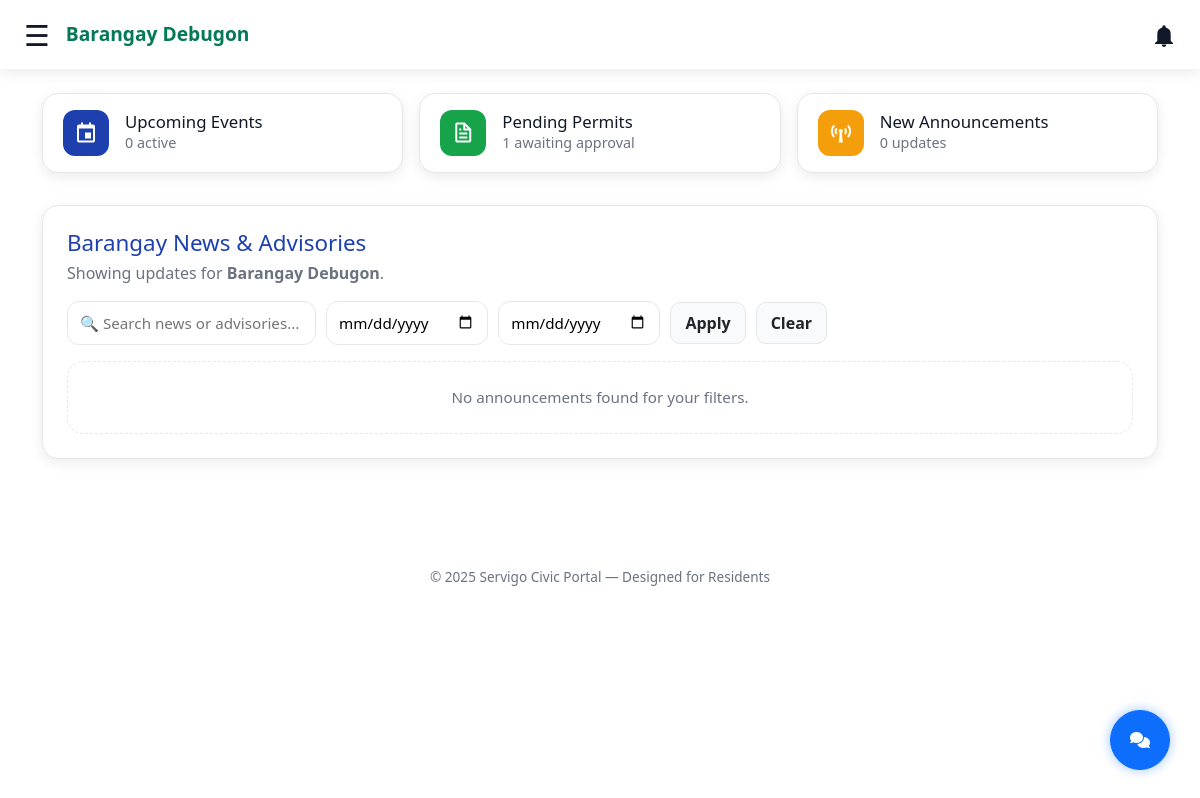
Page /Resident/residentsPage.php (signed in) on the earlier database version.
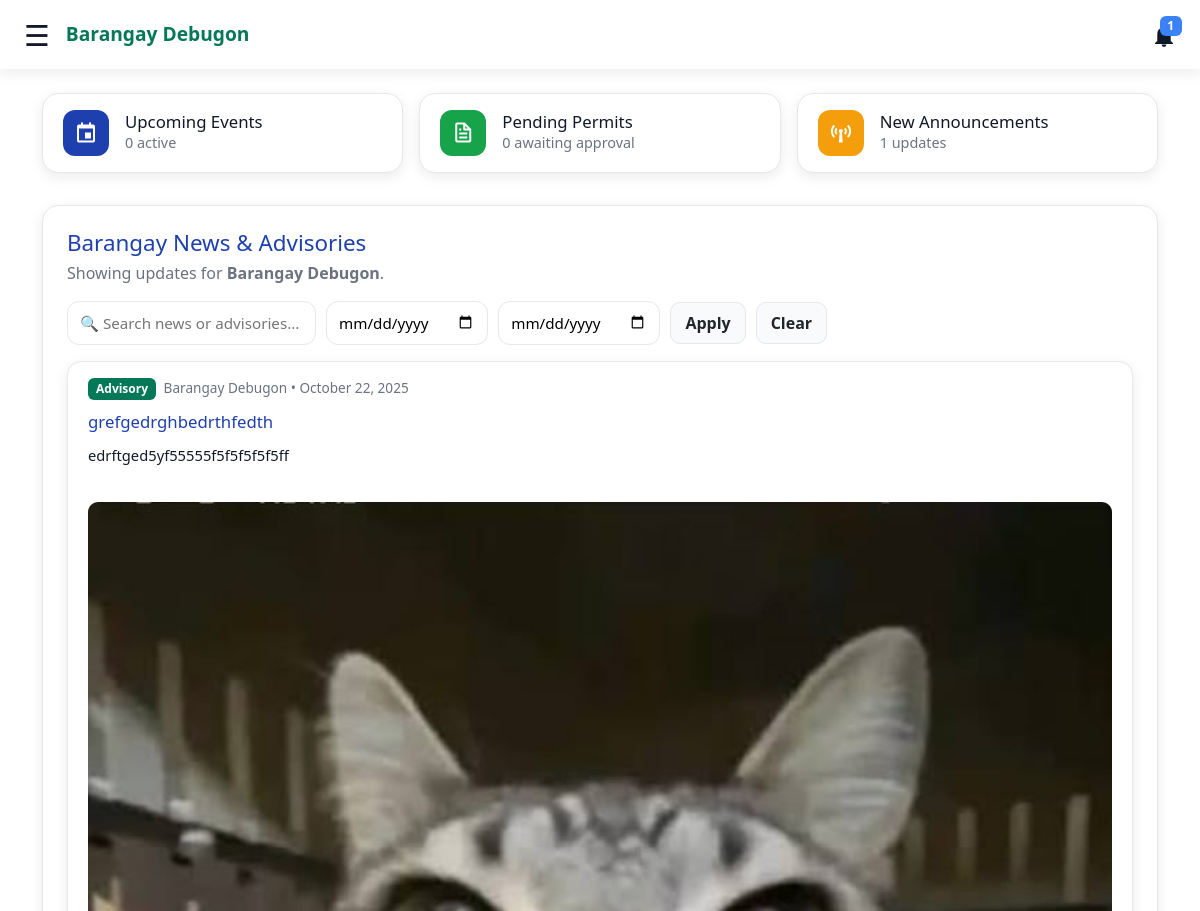
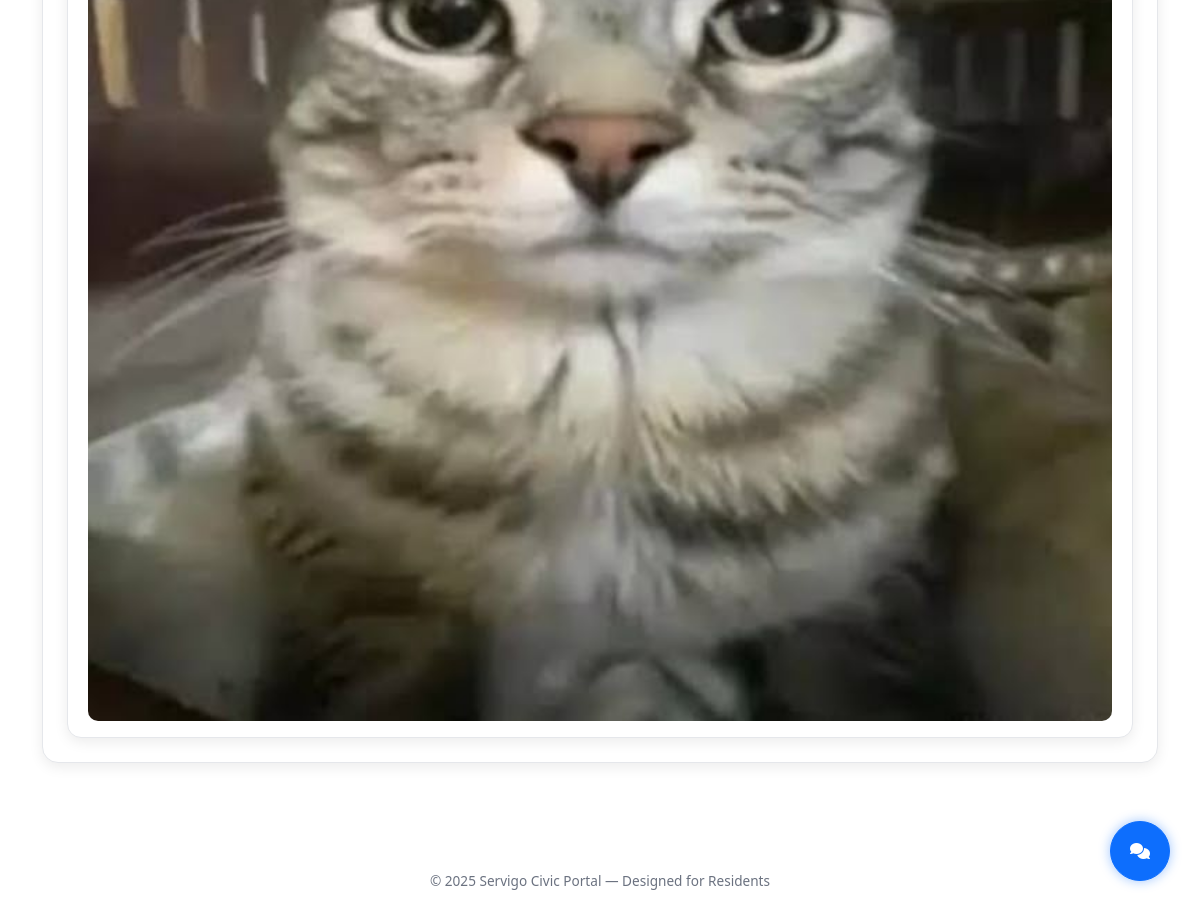
Same page on the later database version (2 pictures, top to bottom).
### tables this page shows
CREATE TABLE `announcements` (
  `id` bigint(20) NOT NULL,
  `barangay_name` text NOT NULL,
  `title` text NOT NULL,
  `description` text NOT NULL,
  `category` varchar(100) NOT NULL DEFAULT 'Advisory',
  `image_url` text DEFAULT NULL,
  `image_path` text DEFAULT NULL,
  `created_at` datetime DEFAULT current_timestamp()
);

### Resident/residentsPage.php (the view, shortened to what this page needs)
<?php
include 'Components/topbar.php';
$resident_id = $_SESSION['sg_id'] ?? null;
$barangay    = $_SESSION['sg_brgy'] ?? 'Unknown Barangay';
$today = date('Y-m-d H:i:s');
$eventCount = 0;
$stmt = $conn->prepare("SELECT COUNT(*) FROM barangay_events WHERE barangay_name=? AND start_date >= ?");
$stmt->bind_param("ss", $barangay, $today);
$stmt->execute();
$stmt->bind_result($eventCount);
$permitCount = 0;
if ($resident_id) {
  $tables = [
    "barangay_clearance_requests",
    "residency_requests",
    "indigency_requests",
    "goodmoral_requests",
    "soloparent_requests",
    "latebirth_requests",
    "norecord_requests",
    "ojt_requests",
    "business_permit_requests"
  ];
  foreach ($tables as $tbl) {
    if ($conn->query("SHOW TABLES LIKE '$tbl'")->num_rows > 0) {
      $stmt = $conn->prepare("SELECT COUNT(*) FROM `$tbl` WHERE resident_id=? AND status='Pending'");
      $stmt->bind_param("i", $resident_id);
      $stmt->execute();
      $stmt->bind_result($count);
      $permitCount += $count;
    }
  }
}
$announcementCount = 0;
$stmt = $conn->prepare("SELECT COUNT(*) FROM announcements WHERE barangay_name=?");
$stmt->bind_param("s", $barangay);
$stmt->execute();
$stmt->bind_result($announcementCount);
$q        = trim($_GET['q'] ?? '');
$from     = $_GET['from'] ?? '';
$to       = $_GET['to'] ?? '';
$sql = "SELECT id, barangay_name, title, description, category, image_url, created_at
        FROM announcements
        WHERE barangay_name = ?";
$params = [$barangay];
$types  = "s";
$sql .= " ORDER BY created_at DESC";
$stmt = $conn->prepare($sql);
$stmt->bind_param($types, ...$params);
$stmt->execute();
$result = $stmt->get_result();
$announcements = $result->fetch_all(MYSQLI_ASSOC);
?>
<!DOCTYPE html>
<html lang="en">
<head>
<link href="https://unpkg.com/boxicons@2.1.4/css/boxicons.min.css" rel="stylesheet">
</head>
<body>
<main class="container">
  <section class="summary-grid">
    <div class="summary-card">
      <div class="summary-icon events"><i class='bx bx-calendar-event'></i></div>
      <div class="summary-info">
        <h4>Upcoming Events</h4>
        <p><?= $eventCount ?> active</p>
      </div>
    </div>
    <div class="summary-card">
      <div class="summary-icon permits"><i class='bx bx-file'></i></div>
      <div class="summary-info">
        <h4>Pending Permits</h4>
        <p><?= $permitCount ?> awaiting approval</p>
      </div>
    </div>
    <div class="summary-card">
      <div class="summary-icon announcements"><i class='bx bx-broadcast'></i></div>
      <div class="summary-info">
        <h4>New Announcements</h4>
        <p><?= $announcementCount ?> updates</p>
      </div>
    </div>
  </section>
  <section class="dashboard-card">
    <h2>Barangay News & Advisories</h2>
    <p class="muted">Showing updates for <strong><?= htmlspecialchars($barangay) ?></strong>.</p>
    <form method="GET" class="controls">
      <input id="q" name="q" class="input" value="<?= htmlspecialchars($q) ?>" placeholder="🔍 Search news or advisories...">
      <input id="from" name="from" type="date" class="input" value="<?= htmlspecialchars($from) ?>">
      <input id="to" name="to" type="date" class="input" value="<?= htmlspecialchars($to) ?>">
      <button type="submit" class="ghost">Apply</button>
      <a href="residentsPage.php" class="ghost">Clear</a>
    </form>
    <div class="news-grid">
      <?php if (empty($announcements)): ?>
        <div class="empty">No announcements found for your filters.</div>
      <?php else: ?>
        <?php foreach ($announcements as $item): ?>
          <article class="news">
            <div class="meta">
              <span class="tag"><?= htmlspecialchars($item['category']) ?></span>
              <?= htmlspecialchars($item['barangay_name']) ?> • <?= date('F j, Y', strtotime($item['created_at'])) ?>
            </div>
            <h3><?= htmlspecialchars($item['title']) ?></h3>
            <p class="desc"><?= nl2br(htmlspecialchars($item['description'])) ?></p>
            <?php if (!empty($item['image_url'])): ?>
              <img src="/<?= ltrim(htmlspecialchars($item['image_url']), '/') ?>" alt="Announcement Image" style="width:100%;border-radius:10px;margin-top:.5rem;">
            <?php endif; ?>
          </article>
        <?php endforeach; ?>
      <?php endif; ?>
    </div>
  </section>
</main>
<footer>© 2025 Servigo Civic Portal — Designed for Residents</footer>
</body>
</html>

### Resident/Components/topbar.php (shortened to what this page needs)
<?php
require_once(__DIR__ . "/../../Database/connection.php");
$resident_id = $_SESSION['sg_id'];
$barangay    = $_SESSION['sg_brgy'];
$unreadCount = 0;
$stmt = $conn->prepare("
  SELECT id, title, message, link, is_read, created_at
  FROM notifications
  WHERE recipient_type='resident' AND recipient_id=? AND barangay_name=?
  ORDER BY created_at DESC LIMIT 20
");
$stmt->bind_param("is", $resident_id, $barangay);
$stmt->execute();
$result = $stmt->get_result();
while ($row = $result->fetch_assoc()) {
  if (!$row['is_read']) $unreadCount++;
}
?>
<!DOCTYPE html>
<html lang="en">
<head>
<link rel="stylesheet" href="https://cdn.jsdelivr.net/npm/bootstrap-icons@1.11.3/font/bootstrap-icons.min.css">
</head>
<body>
<header class="topbar">
  <div class="left-group">
    <button id="menu-toggle">&#9776;</button>
    <div class="title"><?= htmlspecialchars($barangay) ?></div>
  </div>
  <div class="bell" id="bell">
    <svg xmlns="http://www.w3.org/2000/svg" viewBox="0 0 24 24">
      <path d="M12 24a2.4 2.4 0 0 0 2.4-2.4h-4.8A2.4 2.4 0 0 0 12 24zm6.7-6V11a6.7 6.7 0 0 0-5-6.4V4a1.7 1.7 0 1 0-3.4 0v.6A6.7 6.7 0 0 0 5.3 11v7L3 20v1h18v-1l-2.3-2z"/>
    </svg>
    <?php if ($unreadCount > 0): ?>
      <div class="badge" id="badge"><?= $unreadCount ?></div>
    <?php endif; ?>
  </div>
</header>
</body>
</html>

### Resident/Components/topbar.php (style rules this page uses)
:root { --brand-green:#047857;--accent-blue:#3b82f6; --bg:#f9fafb;--text:#1e293b;--white:#fff;--muted:#64748b; --shadow:0 2px 8px rgba(0,0,0,.08);--radius:12px;--transition:.25s ease; }
* { margin:0;padding:0;box-sizing:border-box; }
body { font-family:"Parkinsans","Outfit",sans-serif;background:var(--bg);color:var(--text); }
.topbar { width:100%;background:var(--white);box-shadow:var(--shadow); display:flex;align-items:center;justify-content:space-between; padding:.8rem 1.5rem;position:sticky;top:0;z-index:1000; }
.left-group { display:flex;align-items:center;gap:1rem; }
#menu-toggle { background:none;border:none;font-size:1.8rem;color:var(--text);cursor:pointer; }
.title { font-size:1.2rem;font-weight:600;color:var(--brand-green); }
.bell { position:relative;cursor:pointer; }
.badge { position:absolute;top:-6px;right:-6px;background:var(--accent-blue);color:#fff; font-size:.7rem;padding:2px 5px;border-radius:8px;animation:pulse 1.6s infinite; }
.bell svg { width:24px;height:24px;fill:var(--text);transition:var(--transition); }

### Resident/residentsPage.php (style rules this page uses)
:root { --brand-green:#047857; --brand-blue:#1e40af; --accent:#16a34a; --muted:#6b7280; --text:#111827; --white:#fff; --bg:#f5f7fa; --border:#e5e7eb; --shadow:0 4px 14px rgba(0,0,0,0.08); --radius:16px; --transition:0.3s ease; }
* { box-sizing:border-box;margin:0;padding:0 }
body { font-family:"Parkinsans","Outfit","Roboto",system-ui,sans-serif; background:var(--bg); color:var(--text); line-height:1.6; }
a { text-decoration:none;color:inherit }
.container { max-width:1200px;margin:auto;padding:24px 16px }
section { margin-bottom:2rem }
.summary-grid { display:grid;gap:1rem; grid-template-columns:repeat(auto-fit,minmax(220px,1fr)); margin-bottom:2rem; }
.summary-card { background:var(--white); border-radius:var(--radius); border:1px solid var(--border); box-shadow:var(--shadow); padding:1rem 1.25rem; display:flex;align-items:center;gap:1rem; transition:transform var(--transition),box-shadow var(--transition); }
.summary-icon { width:46px;height:46px;border-radius:12px; display:flex;align-items:center;justify-content:center; font-size:1.5rem;color:#fff; }
.summary-icon.events { background:var(--brand-blue) }
.summary-icon.permits { background:var(--accent) }
.summary-icon.announcements { background:#f59e0b }
.summary-info h4 { margin:0;font-size:1.05rem;color:var(--text) }
.summary-info p { margin:0;font-size:.9rem;color:var(--muted) }
.dashboard-card { background:var(--white); border:1px solid var(--border); border-radius:var(--radius); box-shadow:var(--shadow); padding:1.5rem; transition:var(--transition); }
.dashboard-card h2 { color:var(--brand-blue); font-size:1.4rem; margin-bottom:.25rem; }
.dashboard-card p.muted { color:var(--muted);margin-bottom:1rem }
.controls { display:flex;flex-wrap:wrap;gap:10px; margin-bottom:1rem;align-items:center; }
.input { border:1px solid var(--border); border-radius:12px; padding:10px 12px; font-size:.95rem; }
.ghost { all:unset; cursor:pointer; border:1px solid var(--border); padding:8px 14px; border-radius:10px; font-weight:600; background:#f9fafb; transition:var(--transition); }
.news-grid { display:grid; grid-template-columns:repeat(auto-fit,minmax(320px,1fr)); gap:1rem; }
.news { background:var(--white); border:1px solid var(--border); border-radius:14px; padding:1rem 1.25rem; box-shadow:var(--shadow); display:flex;flex-direction:column; gap:.75rem; animation:fadeIn .5s ease; }
.news h3 { margin:0;font-size:1.05rem;color:var(--brand-blue) }
.news .meta { font-size:.85rem; color:var(--muted); }
.news .desc { font-size:.92rem; color:var(--text); line-height:1.45; overflow:hidden; white-space:pre-wrap; max-height:6.2em; transition:max-height .3s ease; }
.news .tag { display:inline-block; background:var(--brand-green); color:#fff; padding:2px 8px; border-radius:6px; font-size:.75rem; font-weight:600; margin-right:4px; }
footer { text-align:center; color:var(--muted); font-size:.85rem; padding:20px; margin-top:2rem; }
.empty { text-align:center; color:var(--muted); padding:1.5rem; border:1px dashed var(--border); border-radius:var(--radius); font-size:.95rem; }

Differences in the rows shown:
added announcements: category "Advisory", barangay_name "Barangay Debugon", created_at "October 22, 2025", title "grefgedrghbedrthfedth", description "edrftged5yf55555f5f5f5f5f5ff", image_url (picture)
Other differences:
$unreadCount: (not shown) → "1"
$permitCount: "1" → "0"
$announcementCount: "0" → "1"
text no longer shown: "No announcements found for your filters."
